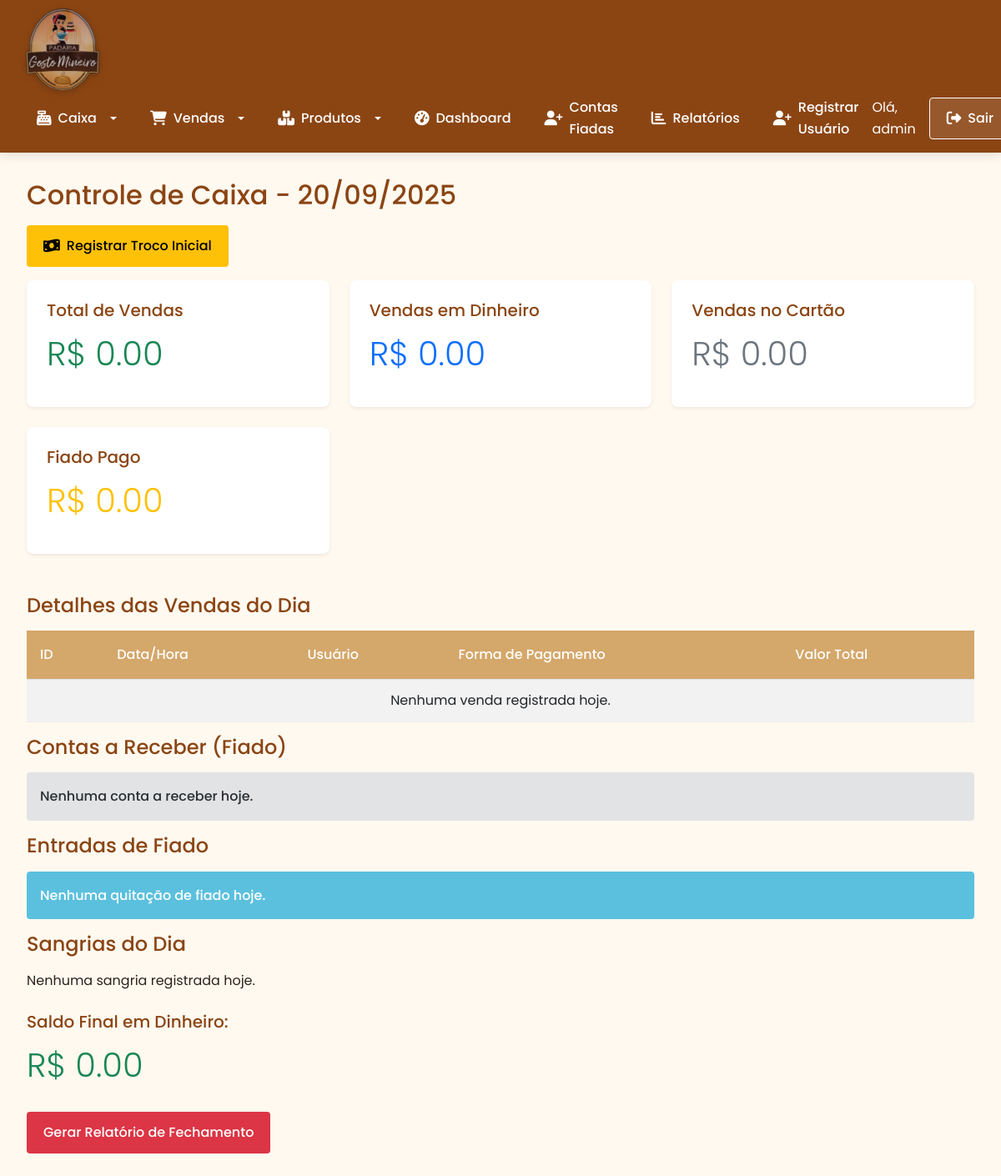
The page /caixa (signed in) on the database as committed earlier.
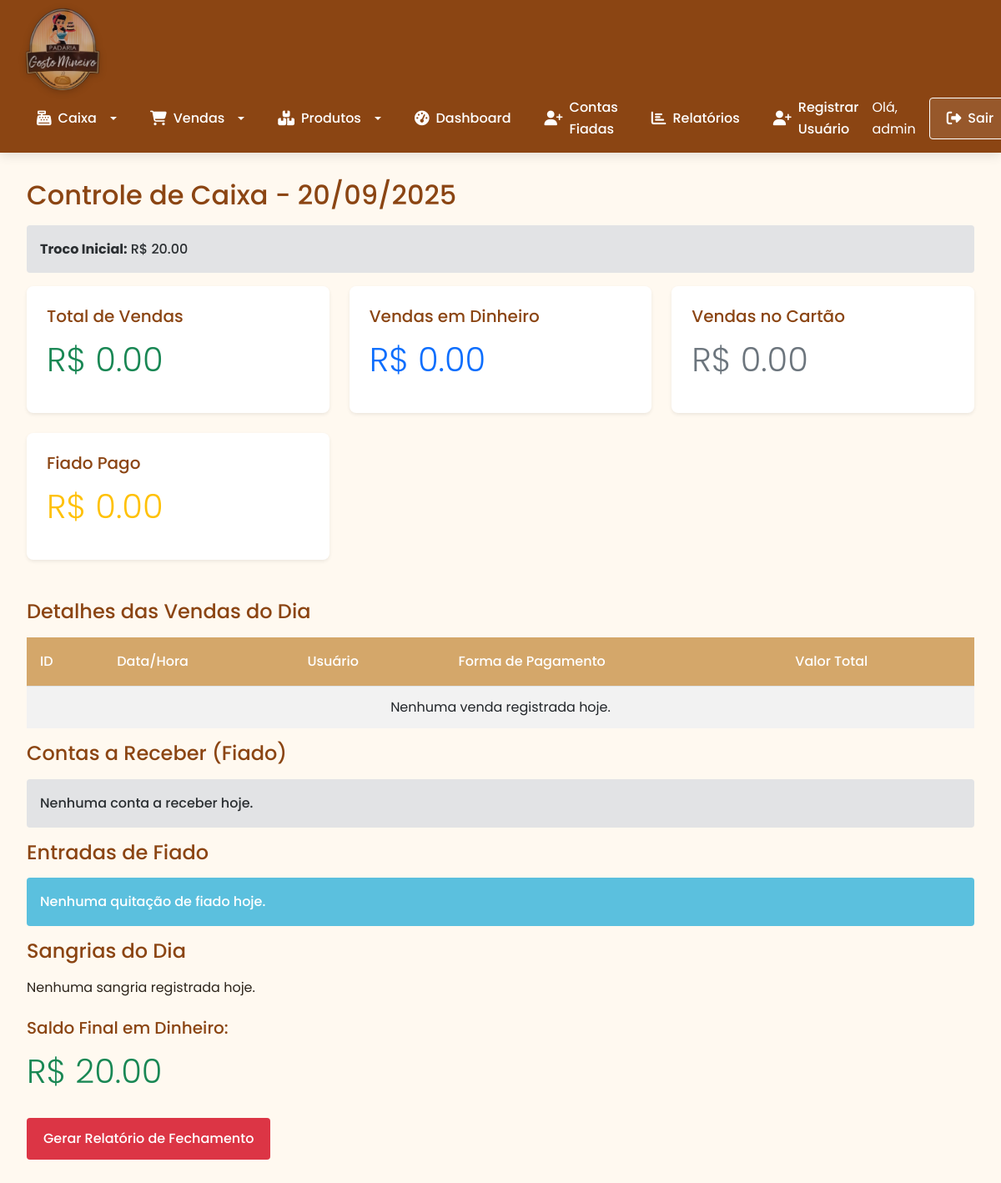
The same page on the database as committed later.
### tables this page shows
CREATE TABLE usuarios (
    id INTEGER PRIMARY KEY AUTOINCREMENT,
    nome TEXT NOT NULL,
    senha TEXT NOT NULL,
    tipo TEXT DEFAULT 'usuario' -- adm ou usuario
);

CREATE TABLE caixa_diario (
    id INTEGER PRIMARY KEY AUTOINCREMENT,
    data TEXT NOT NULL,
    troco_inicial REAL NOT NULL,
    usuario_id INTEGER NOT NULL,
    FOREIGN KEY(usuario_id) REFERENCES usuarios(id),
    UNIQUE(data, usuario_id)
);

### app.py (the view)
@app.route('/caixa')
@login_required
def caixa():
    db = get_db()
    hoje = datetime.now().strftime('%Y-%m-%d')
    vendas_do_dia = db.execute('''
        SELECT v.id, v.data_hora, v.forma_pagamento, u.nome, v.valor_total
        FROM vendas v
        JOIN usuarios u ON v.usuario_id = u.id
        WHERE DATE(v.data_hora) = ?
        AND v.forma_pagamento IN ('dinheiro', 'cartao')
    ''', (hoje,)).fetchall()
    pagamentos_fiados = db.execute('''
        SELECT hp.valor_pago, c.nome, hp.data_pagamento
        FROM historico_pagamentos hp
        JOIN clientes c ON hp.cliente_id = c.id
        WHERE DATE(hp.data_pagamento) = ?
    ''', (hoje,)).fetchall()
    caixa_inicio = db.execute('''
        SELECT troco_inicial, u.nome
        FROM caixa_diario cd
        JOIN usuarios u ON cd.usuario_id = u.id
        WHERE data = ?
        ORDER BY cd.id DESC LIMIT 1
    ''', (hoje,)).fetchone()
    troco_inicial = caixa_inicio[0] if caixa_inicio else 0.0
    total_vendas = sum(v[4] for v in vendas_do_dia)
    total_dinheiro = sum(v[4] for v in vendas_do_dia if v[2]=='dinheiro')
    total_cartao = sum(v[4] for v in vendas_do_dia if v[2] == 'cartao')
    total_pagamentos_fiados = sum(p[0] for p in pagamentos_fiados)
    total_caixa = total_vendas + total_pagamentos_fiados
    sangrias_do_dia = db.execute('''
        SELECT s.id, s.data_hora, s.valor, s.descricao, u.nome
        FROM sangrias s
        JOIN usuarios u ON s.usuario_id = u.id
        WHERE DATE(s.data_hora) = ?
    ''', (hoje,)).fetchall()
    contas_fiadas = db.execute('''
        SELECT f.valor, c.nome AS nome_cliente, f.data_venda
        FROM contas_fiadas f
        JOIN clientes c ON f.cliente_id = c.id
        WHERE DATE(f.data_venda) = ? AND f.pago = 0
    ''', (hoje,)).fetchall()
    total_sangrias = sum(float(s[2]) for s in sangrias_do_dia)
    saldo_final = round(troco_inicial + total_dinheiro - total_sangrias, 2)
    return render_template(
        'caixa.html',
        vendas=vendas_do_dia,
        caixa_inicio=caixa_inicio,
        pagamentos_fiados = pagamentos_fiados,
        sangrias=sangrias_do_dia,
        total_vendas=total_vendas,
        total_dinheiro=total_dinheiro,
        total_pagamentos_fiados = total_pagamentos_fiados,
        total_cartao=total_cartao,
        total_sangrias=total_sangrias,
        total_caixa = total_caixa,
        saldo_final=saldo_final,
        contas_fiadas=contas_fiadas,
        data_hoje=datetime.now().strftime('%d/%m/%Y')
    )

### app.py (called while the page is built)
@app.before_request
def make_session_permanent():
    session.permanent = True  # Ativa expiração da sessão

@login_manager.user_loader
def load_user(user_id):
    db = get_db()
    cur = db.execute('SELECT * FROM usuarios WHERE id = ?', (user_id,))
    user = cur.fetchone()
    if user:
        return User(user[0], user[1], user[3])
    return None

### database.py (called while the page is built)
def get_db():
    db = getattr(g, '_database', None)
    if db is None:
        db = g._databse = sqlite3.connect(DATABASE)
        db.row_factory = sqlite3.Row
    return db

def close_connection(exception):
    db = getattr(g, '_database', None)
    if db is not None:
        db.close()

### templates/caixa.html (shortened to what this page needs)
{% extends "base.html" %}
{% block content %}
<h2>Controle de Caixa - {{ data_hoje }}</h2>
{% if not caixa_inicio %}
    <a href="{{ url_for('registrar_troco') }}" class="btn btn-warning mb-3">
        <i class="fas fa-money-bill-wave"></i> Registrar Troco Inicial
    </a>
{% else %}
    <div class="alert alert-secondary">
        <strong>Troco Inicial:</strong> R$ {{ "%.2f"|format(caixa_inicio.troco_inicial) }}
    </div>
{% endif %}
<div class="row mb-4">
    <div class="col-md-4">
        <div class="card shadow-sm">
            <div class="card-body">
                <h5>Total de Vendas</h5>
                <p class="display-6 text-success">R$ {{ "%.2f"|format(total_caixa) }}</p>
            </div>
        </div>
    </div>
    <div class="col-md-4">
        <div class="card shadow-sm">
            <div class="card-body">
                <h5>Vendas em Dinheiro</h5>
                <p class="display-6 text-primary">R$ {{ "%.2f"|format(total_dinheiro) }}</p>
            </div>
        </div>
    </div>
    <div class="col-md-4">
        <div class="card shadow-sm">
            <div class="card-body">
                <h5>Vendas no Cartão</h5>
                <p class="display-6 text-secondary">R$ {{ "%.2f"|format(total_cartao) }}</p>
            </div>
        </div>
    </div>
    <div class="col-md-4">
        <div class="card shadow-sm">
            <div class="card-body">
                <h5>Fiado Pago</h5>
                <p class="display-6 text-warning">R$ {{ "%.2f"|format(total_pagamentos_fiados) }}</p>
            </div>
        </div>
    </div>
</div>
<h4>Detalhes das Vendas do Dia</h4>
<table class="table table-striped">
    <thead>
        <tr>
            <th>ID</th>
            <th>Data/Hora</th>
            <th>Usuário</th>
            <th>Forma de Pagamento</th>
            <th>Valor Total</th>
        </tr>
    </thead>
    <tbody>
        {% for venda in vendas %}
            <tr>
                <td>{{ venda[0] }}</td>
                <td>{{ venda[1] | formatar_data}}</td>
                <td>{{ venda[3] }}</td>
                <td>{{ venda[2]|title }}</td>
                <td>R$ {{ "%.2f"|format(venda[4]) }}</td>
            </tr>
        {% else %}
            <tr>
                <td colspan="5" class="text-center">Nenhuma venda registrada hoje.</td>
            </tr>
        {% endfor %}
    </tbody>
</table>
<h4>Contas a Receber (Fiado)</h4>
{% if contas_fiadas %}
<table class="table table-striped">
    <thead>
        <tr>
            <th>Data</th>
            <th>Cliente</th>
            <th>Valor</th>
        </tr>
    </thead>
    <tbody>
        {% for f in contas_fiadas %}
            <tr>
                <td>{{ f.data_venda | formatar_data }}</td>
                <td>{{ f.nome_cliente }}</td>
                <td>R$ {{ "%.2f"|format(f.valor) }}</td>
            </tr>
        {% endfor %}
    </tbody>
</table>
{% else %}
<div class="alert alert-secondary">Nenhuma conta a receber hoje.</div>
{% endif %}
<h4>Entradas de Fiado</h4>
{% if pagamentos_fiados %}
    <table class="table table-bordered">
        <thead>
            <tr>
                <th>Data</th>
                <th>Cliente</th>
                <th>Valor</th>
            </tr>
        </thead>
        <tbody>
            {% for pagamento in pagamentos_fiados %}
                <tr>
                    <td>{{ pagamento.data_pagamento | formatar_data }}</td>
                    <td>{{ pagamento.nome }}</td>
                    <td>R$ {{ "%.2f"|format(pagamento.valor_pago) }}</td>
                </tr>
            {% endfor %}
        </tbody>
    </table>
{% else %}
    <div class="alert alert-info">Nenhuma quitação de fiado hoje.</div>
{% endif %}
<h4>Sangrias do Dia</h4>
{% if sangrias %}
    <table class="table table-bordered">
        <thead>
            <tr>
                <th>Data/Hora</th>
                <th>Usuário</th>
                <th>Valor</th>
                <th>Descrição</th>
            </tr>
        </thead>
        <tbody>
            {% for s in sangrias %}
                <tr>
                    <td>{{ s[1] }}</td>
                    <td>{{ s[4] }}</td>
                    <td>R$ {{ "%.2f"|format(s[2]) }}</td>
                    <td>{{ s[3] or '-' }}</td>
                </tr>
            {% endfor %}
            <tr class="table-secondary">
                <td colspan="2"><strong>Total de Sangrias</strong></td>
                <td><strong>R$ {{ "%.2f"|format(total_sangrias) }}</strong></td>
                <td></td>
            </tr>
        </tbody>
    </table>
{% else %}
    <p>Nenhuma sangria registrada hoje.</p>
{% endif %}
<h5 class="mt-4">Saldo Final em Dinheiro:</h5>
<p class="display-6 text-success">R$ {{ "%.2f"|format(saldo_final) }}</p>
<a href="{{ url_for('gerar_relatorio', tipo='fechamento_caixa') }}" class="btn btn-danger mt-3">Gerar Relatório de Fechamento</a>
{% endblock %}

### templates/base.html (shortened to what this page needs)
<!DOCTYPE html>
<html lang="pt-br">
<head>
    <link href="https://cdn.jsdelivr.net/npm/bootstrap@5.3.0/dist/css/bootstrap.min.css" rel="stylesheet">
    <link href="https://cdnjs.cloudflare.com/ajax/libs/font-awesome/6.4.0/css/all.min.css" rel="stylesheet">
    <link rel="stylesheet" href="{{ url_for('static', filename='style.css') }}">
</head>
<body>
<header>
    <nav class="navbar navbar-expand-lg">
        <div class="container-fluid">
            <div class="navbar-logo">
                <a href="{{ url_for('index') }}">
                    <img src="{{ url_for('static', filename='logo.png') }}" />
                </a>
            </div>
            <div class="collapse navbar-collapse" id="navbarContent">
                <ul class="navbar-nav me-auto mb-2 mb-lg-0">
                    {% if current_user.is_authenticated %}
                        <li class="nav-item dropdown">
                            <a class="nav-link dropdown-toggle" href="#" id="caixaDropdown" role="button" data-bs-toggle="dropdown">
                                <i class="fas fa-cash-register"></i> Caixa
                            </a>
                        </li>
                        <li class="nav-item dropdown">
                            <a class="nav-link dropdown-toggle" href="#" id="vendasDropdown" role="button" data-bs-toggle="dropdown">
                                <i class="fas fa-cart-shopping"></i> Vendas
                            </a>
                        </li>
                        <li class="nav-item dropdown">
                            <a class="nav-link dropdown-toggle" href="#" id="produtosDropdown" role="button" data-bs-toggle="dropdown">
                                <i class="fas fa-boxes"></i> Produtos
                            </a>
                        </li>
                        <li class="nav-item">
                            <a class="nav-link" href="{{ url_for('dashboard') }}"><i class="fas fa-tachometer-alt"></i> Dashboard</a>
                        </li>
                        <li class="nav-item">
                            <a class="nav-link" href="{{ url_for('listar_clientes') }}"><i class="fas fa-user-plus"></i> Contas Fiadas</a>
                        </li>
                        <li class="nav-item">
                            <a class="nav-link" href="{{ url_for('relatorios') }}"><i class="fas fa-chart-bar"></i> Relatórios</a>
                        </li>
                        {% if current_user.tipo == 'adm' %}
                            <li class="nav-item">
                                <a class="nav-link" href="{{ url_for('register') }}"><i class="fas fa-user-plus"></i> Registrar Usuário</a>
                            </li>
                        {% endif %}
                    {% else %}
                        <li class="nav-item">
                            <a class="nav-link" href="{{ url_for('login') }}"><i class="fas fa-sign-in-alt"></i> Login</a>
                        </li>
                    {% endif %}
                </ul>
                <div class="d-flex align-items-center">
                    {% if current_user.is_authenticated %}
                        <span class="text-white me-3">Olá, {{ current_user.nome }}</span>
                        <a href="{{ url_for('logout') }}" class="btn btn-outline-light"><i class="fas fa-sign-out-alt"></i> Sair</a>
                    {% endif %}
                </div>
            </div>
        </div>
    </nav>
</header>
<div class="container">
    {% block content %}{% endblock %}
</div>
</body>
</html>

### static/style.css (style rules this page uses)
:root { --primary: #D4A76A; --secondary: #8B4513; --accent: #E31837; --light: #FFF9F0; --dark: #2C241B; --success: #5CB85C; --info: #5BC0DE; --warning: #F0AD4E; --danger: #D9534F; }
* { margin: 0; padding: 0; box-sizing: border-box; font-family: 'Poppins', sans-serif; }
body { font-family: 'Poppins', sans-serif; background-color: var(--light); color: var(--dark); line-height: 1.6; min-height: 100vh; }
.navbar { background-color: var(--secondary); padding: 1rem 2rem; box-shadow: 0 4px 12px rgba(0, 0, 0, 0.1); display: flex; align-items: center; flex-wrap: wrap; justify-content: space-around; }
.navbar-nav { display: flex; align-items: center; gap: 1.5rem; }
.navbar-logo img { height: 80px; filter: drop-shadow(0 2px 4px rgba(0, 0, 0, 0.2)); transition: transform 0.3s ease; }
.nav-link { color: white; text-decoration: none; font-weight: 500; font-size: 1rem; padding: 0.5rem 1rem; border-radius: 4px; transition: all 0.3s ease; justify-content: space-around; gap: 0.5rem; }
.nav-link i { font-size: 1.1rem; }
.container { flex: 1; padding: 2rem; max-width: 1200px; margin: 0 auto; width: 100%; }
.alert { padding: 1rem; border-radius: 4px; margin-bottom: 1rem; border: none; font-weight: 500; }
.alert-info { background-color: var(--info); color: white; }
.btn { padding: 0.5rem 1.25rem; border-radius: 4px; font-weight: 500; height: 50px; transition: all 0.3s ease; border: none; cursor: pointer; display: inline-flex; align-items: center; gap: 0.5rem; }
.btn-outline-light { background-color: transparent; color: white; border: 1px solid white; }
.card { background-color: white; border-radius: 8px; box-shadow: 0 4px 12px rgba(0, 0, 0, 0.05); border: none; overflow: hidden; transition: transform 0.3s ease, box-shadow 0.3s ease; margin-bottom: 1.5rem; }
.card-body { padding: 1.5rem; }
.table { width: 100%; border-collapse: collapse; }
.table th { background-color: var(--primary); color: white; padding: 1rem; text-align: left; font-weight: 500; }
.table td { padding: 0.75rem 1rem; border-bottom: 1px solid rgba(0, 0, 0, 0.05); }
h1, h2, h3, h4, h5, h6 { color: var(--secondary); margin-bottom: 1rem; }
h2 { font-size: 2rem; }
a, button { transition: all 0.3s ease; }
.nav-item { animation: fadeIn 0.5s ease forwards; }
i.fas { font-size: 1.1em; }
.btn-outline-light { background-color: rgba(255, 255, 255, 0.1); transition: all 0.3s ease; }
.navbar { background-color: var(--secondary); padding: 0.5rem 1rem; }
.navbar-expand-lg .navbar-nav .nav-link { padding: 0.5rem 1rem; color: white; display: flex; align-items: center; gap: 0.5rem; }
.navbar-nav { gap: 0.5rem; }
.navbar-logo img { height: 100px; margin-right: 1rem; }
.dropdown-toggle::after { margin-left: 0.5em; vertical-align: 0.15em; }

Rows that differ between the two databases and show on the page:
added caixa_diario: troco_inicial "20.00"
Other text that changed with them:
{{ "%.2f"|format(saldo_final) }}: "0.00" → "20.00"
text no longer shown: "Registrar Troco Inicial"
text now shown: "Troco Inicial: R$"
